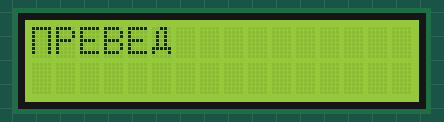
This sketch was run on a simulated Arduino Uno, built with avr-gcc and run on an emulated ATmega328P. Shown: 16×2 character LCD.

Above: at 0.1 s.
At 1.2 s:
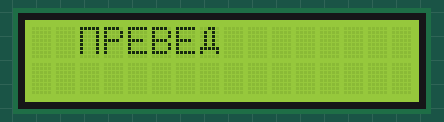
At 2.7 s:
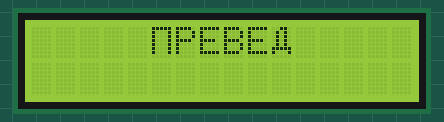
At 5.2 s:
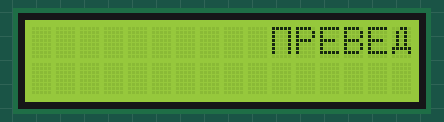
At 8.3 s:
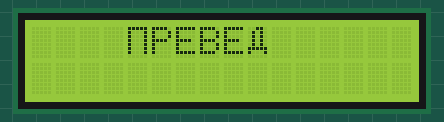
At 10.8 s:
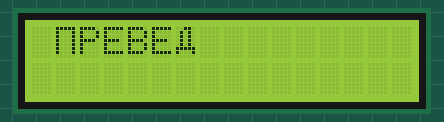

The sketch:

LCD_I2C_HW.ino
```cpp
#include <Wire.h>
#include <LiquidCrystal_I2C.h>

uint8_t char_P[8] = {0x1F,0x11,0x11,0x11,0x11,0x11,0x11};
uint8_t char_D[8] = {0x06,0x0A,0x0A,0x0A,0x0A,0x1F,0x11};
LiquidCrystal_I2C    lcd(0x27, 16, 2);

void setup()
{
  lcd.init();
  lcd.backlight();
  lcd.clear();

  lcd.createChar(0, char_P);
  lcd.createChar(1, char_D);
  lcd.home();
}

void loop()
{
  for(int i = 0; i <= 9; i++)
  {
    lcd.clear();
    lcd.setCursor(i,0);
    lcd.write(0);
    lcd.print("PEBE");
    lcd.write(1);
    delay(500);
  }
  for(int i = 10; i > 0; i--)
  {
    lcd.clear();
    lcd.setCursor(i,0);
    lcd.write(0);
    lcd.print("PEBE");
    lcd.write(1);
    delay(500);
  }
}
```

Measured:
- by itself, everything shown: repeats every 10.2 s, in 20 steps
- what the display in image 1 shows lasts 0.5 s, from 1.1 s to 1.6 s
